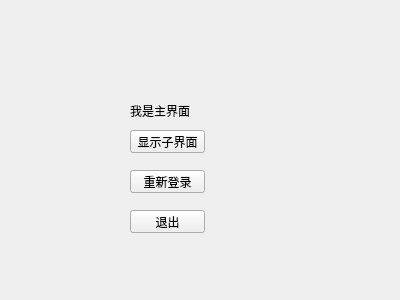
<?xml version="1.0" encoding="UTF-8"?>
<ui version="4.0">
 <class>MyWidget</class>
 <widget class="QWidget" name="MyWidget">
  <property name="geometry">
   <rect>
    <x>0</x>
    <y>0</y>
    <width>400</width>
    <height>300</height>
   </rect>
  </property>
  <property name="windowTitle">
   <string>MyWidget</string>
  </property>
  <widget class="QPushButton" name="showChildDialog">
   <property name="geometry">
    <rect>
     <x>130</x>
     <y>130</y>
     <width>75</width>
     <height>23</height>
    </rect>
   </property>
   <property name="text">
    <string>显示子界面</string>
   </property>
  </widget>
  <widget class="QLabel" name="label">
   <property name="geometry">
    <rect>
     <x>130</x>
     <y>100</y>
     <width>101</width>
     <height>21</height>
    </rect>
   </property>
   <property name="text">
    <string>我是主界面</string>
   </property>
  </widget>
  <widget class="QPushButton" name="reLogin">
   <property name="geometry">
    <rect>
     <x>130</x>
     <y>170</y>
     <width>75</width>
     <height>23</height>
    </rect>
   </property>
   <property name="text">
    <string>重新登录</string>
   </property>
  </widget>
  <widget class="QPushButton" name="exitProc">
   <property name="geometry">
    <rect>
     <x>130</x>
     <y>210</y>
     <width>75</width>
     <height>23</height>
    </rect>
   </property>
   <property name="text">
    <string>退出</string>
   </property>
  </widget>
 </widget>
 <layoutdefault spacing="6" margin="11"/>
 <resources/>
 <connections>
  <connection>
   <sender>exitProc</sender>
   <signal>clicked()</signal>
   <receiver>MyWidget</receiver>
   <slot>close()</slot>
   <hints>
    <hint type="sourcelabel">
     <x>172</x>
     <y>225</y>
    </hint>
    <hint type="destinationlabel">
     <x>90</x>
     <y>225</y>
    </hint>
   </hints>
  </connection>
 </connections>
</ui>
